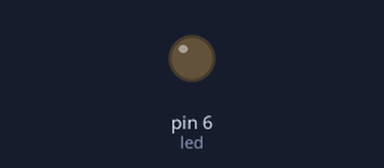
Simulated run of this sketch. Board: Arduino Uno, built with avr-gcc and run on an emulated ATmega328P. Shown: output pins drawn as LEDs (lit = HIGH).

Above: at 0.05 s.
At 1.2 s:
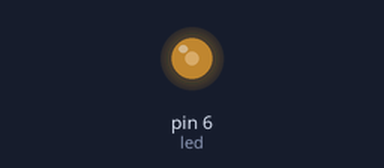
At 2.35 s:
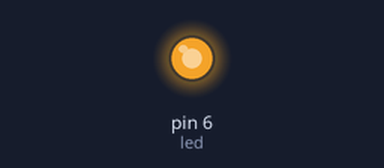
At 4.65 s:
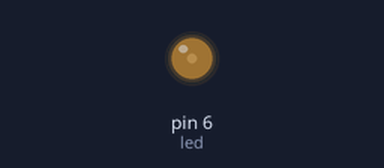
Timing chart, 0 to 6.7 s (numbered marks = the images above):
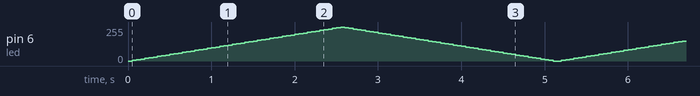

The sketch:

led-highe.low.ino
```cpp
int led =6;

void setup() {

pinMode(led,INPUT);
}

void loop() {
 for(int i=0 ; i<255 ; i=i+5){
  analogWrite(led,i);
  delay(50);
 }


  for(int i=255 ; i>=0 ; i=i-5){
 analogWrite(led,i);
   delay(50);
  }

  }
```
